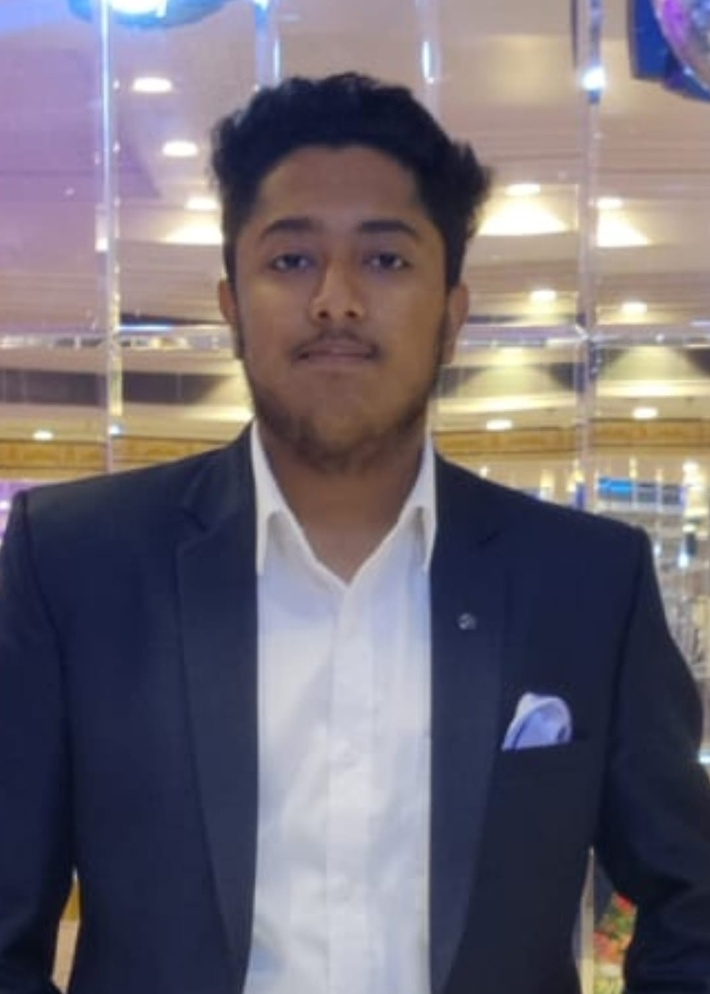
#> input picture face detection/faceimage_Kanishk.jpg, 710 x 994 px, shrunk from 1079 x 1511 before the run
$ jupyter execute facedetection.ipynb
#> lines starting #> are read from the running program, lines starting #| are printed output that depends on the picture; after the words box and inside, x2 and y2 are one past the last pixel; in counts of white or black regions, pixels touching at a corner belong together
[cell 1]
import cv2

# Load the face cascade
face_cascade = cv2.CascadeClassifier('face_detector.xml')

# Read the image
img = cv2.imread('./faceimage_Kanishk.jpg')
#> img is the input picture: shape (994, 710, 3); mean B, G, R 115.2, 105.6, 112.1

# Check if the image is loaded successfully
if img is None:
    print("Error: Unable to load the image.")
else:
    # Convert the image to grayscale (optional)
    gray_img = cv2.cvtColor(img, cv2.COLOR_BGR2GRAY)
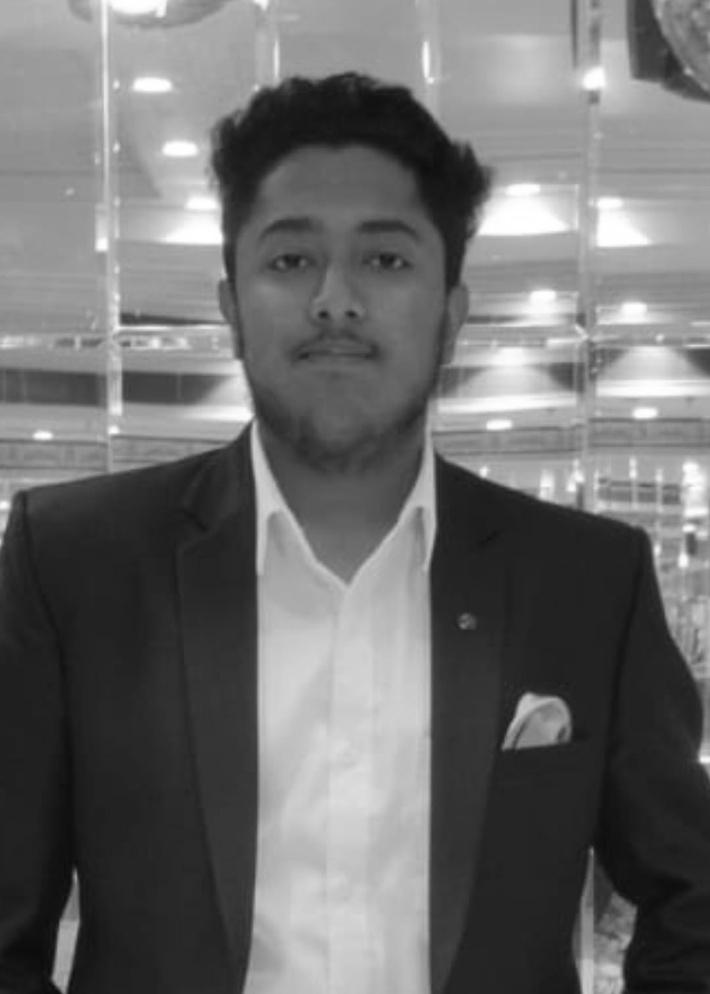
#> gray_img: shape (994, 710); min 11, max 255, mean 108.7

    # Detect faces in the image
    faces = face_cascade.detectMultiScale(gray_img, 1.1, 4)
#> faces = [[208, 157, 260, 260]]

    # Draw rectangles around the faces
    for (x, y, w, h) in faces:
        cv2.rectangle(img, (x, y), (x+w, y+h), (255, 0, 0), 2)
#> this loop made 1 pass
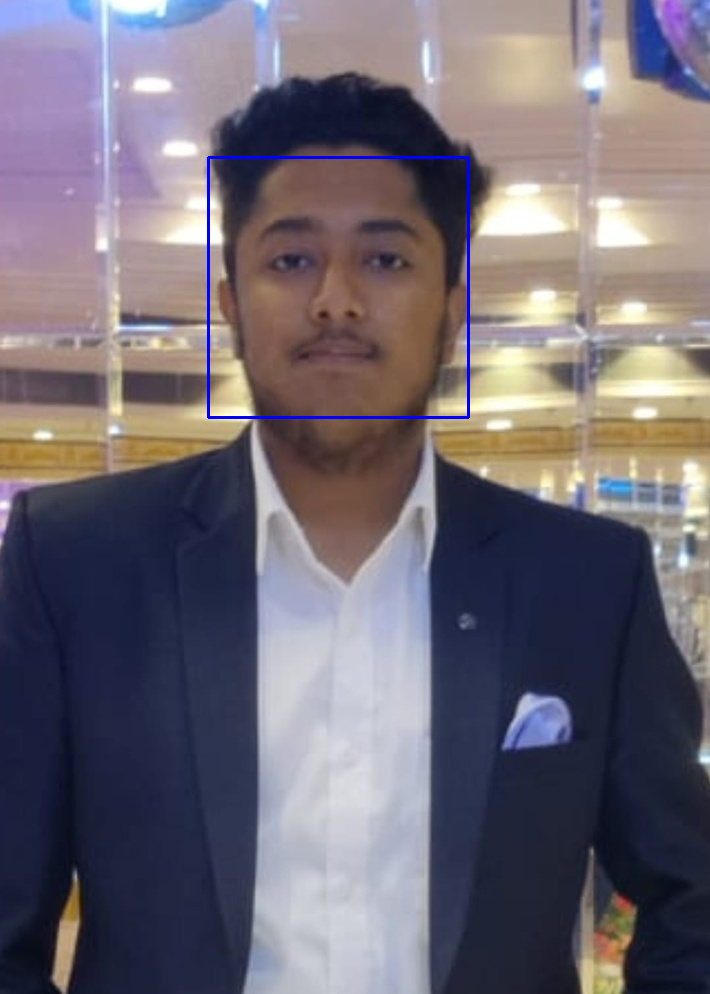
#> img: shape (994, 710, 3); 0.44% of pixels changed, all inside (x1, y1, x2, y2) = (207, 156, 470, 419)

    # Save the image with rectangles
    cv2.imwrite("face_detected.png", img)

    # Display the image (optional)
    cv2.imshow("Detected Faces", img)
    cv2.waitKey(0)
    cv2.destroyAllWindows()

    print('Successfully saved')
